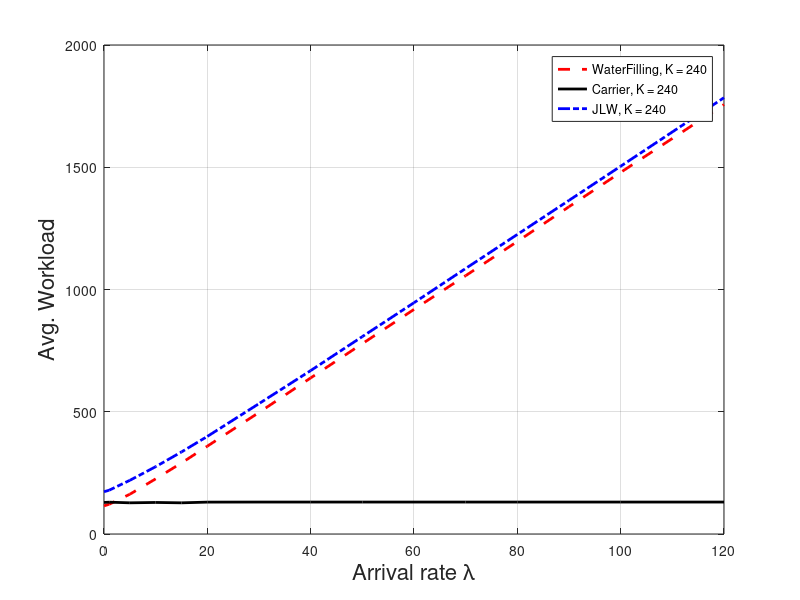

The MATLAB script that drew this image:
%% THIS FILE IS FOR WORKLOAD DELAY AND POWER PERFORMNACE
%% WHEN IT REGARDS K
%% LOCK ARRIVAL RATE EQUAL TO 0.8


WF=[0          0.8	  114.981954	    15.99666	 64.37856807
1          0.8	    121.7158	   15.993039	  68.5219679
5          0.8	   162.58642	   15.964205	 97.14408469
10          0.8	  225.493636	   15.932115	 141.9232958
15          0.8	   290.55357	   15.913385	  188.754853
20          0.8	  359.230111	    15.91031	 238.1694655
30          0.8	  497.115361	     15.9019	 337.8674579
40          0.8	  638.341052	   15.905615	 439.0839313
50          0.8	  778.337488	   15.900465	 539.9055576
60          0.8	  918.614014	   15.900395	 641.9099602
70          0.8	 1056.577056	    15.89795	 742.0197336
80          0.8	 1196.382756	    15.90524	 841.8938526
90          0.8	 1338.593565	   15.898065	 943.6945427
100         0.8	 1478.969653	    15.90585	 1044.589329
120         0.8	 1756.454004	   15.892705	  1244.58206];

JLW=[0          0.8	  172.831484	   15.999784	 66.50366601
1          0.8	  179.171379	   15.998485	 66.22859642
5          0.8	  219.484137	   15.994695	 71.16395136
10          0.8	  275.327622	   15.981325	 80.03150269
15          0.8	  335.631063	   15.966995	 90.58948081
20          0.8	  399.121491	    15.95193	 102.7639219
30          0.8	  533.215389	   15.933955	  129.062945
40          0.8	  668.360818	    15.91919	  156.967451
50          0.8	  807.408942	   15.908885	 185.7523321
60          0.8	  945.929603	    15.90068	 214.2106425
70          0.8	   1085.9822	   15.899145	 243.0735469
80          0.8	  1225.17787	    15.89631	  271.423887
90          0.8	 1364.505557	   15.885315	 301.3972228
100         0.8	 1504.179293	    15.89887	 330.3391557
120         0.8	 1784.536142	    15.89702	 387.7088508];

CA=[0          0.8	  129.054594	    15.99848	 65.87433895
1          0.8	  130.139174	   15.998423	 66.23786389
5          0.8	  127.545833	   15.998431	 65.16942459
10          0.8	  129.020677	   15.998221	 65.47129942
15          0.8	  127.501368	   15.998041	 64.84518882
20          0.8	  130.396489	   15.998547	 66.11650003
30          0.8	   130.66228	   15.997987	 66.23075815
40          0.8	   130.66228	   15.997987	 66.23075815
50          0.8	   130.66228	   15.997987	 66.23075815
60          0.8	   130.66228	   15.997987	 66.23075815
70          0.8	   130.66228	   15.997987	 66.23075815
80          0.8	   130.66228	   15.997987	 66.23075815
90          0.8	   130.66228	   15.997987	 66.23075815
100         0.8	   130.66228	   15.997987	 66.23075815
120         0.8	   130.66228	   15.997987	 66.23075815];

if(0)%% Delay
    figure(1)
    hold on
    plot(WF(:,1),(WF(:,5)),'r--','MarkerSize',10,'LineWidth',2);
    plot(CA(:,1),(CA(:,5)),'k','MarkerSize',10,'LineWidth',2);
    plot(JLW(:,1),(JLW(:,5)),'b-.','MarkerSize',10,'LineWidth',2);
    xlabel('Arrival rate \lambda','FontSize',16)
    ylabel('Avg. Delay','FontSize',16)
    grid on
    box on
    legend('WaterFilling, K = 240','Carrier, K = 240','JLW, K = 240')
elseif(0) %% Power
    figure(1)
    hold on
    plot(WF(:,1),(WF(:,4)),'r--','MarkerSize',10,'LineWidth',2);
    plot(CA(:,1),(CA(:,4)),'k','MarkerSize',10,'LineWidth',2);
    plot(JLW(:,1),(JLW(:,4)),'b-.','MarkerSize',10,'LineWidth',2);
    xlabel('Arrival rate \lambda','FontSize',16)
    ylabel('Avg. Power','FontSize',16)
    grid on
    box on
    legend('WaterFilling, K = 240','Carrier, K = 240','JLW, K = 240')
else   %% Workload
    figure(1)
    hold on
    plot(WF(:,1),(WF(:,3)),'r--','MarkerSize',10,'LineWidth',2);
    plot(CA(:,1),(CA(:,3)),'k','MarkerSize',10,'LineWidth',2);
    plot(JLW(:,1),(JLW(:,3)),'b-.','MarkerSize',10,'LineWidth',2);
    xlabel('Arrival rate \lambda','FontSize',16)
    ylabel('Avg. Workload','FontSize',16)
    grid on
    box on
    legend('WaterFilling, K = 240','Carrier, K = 240','JLW, K = 240')
end

